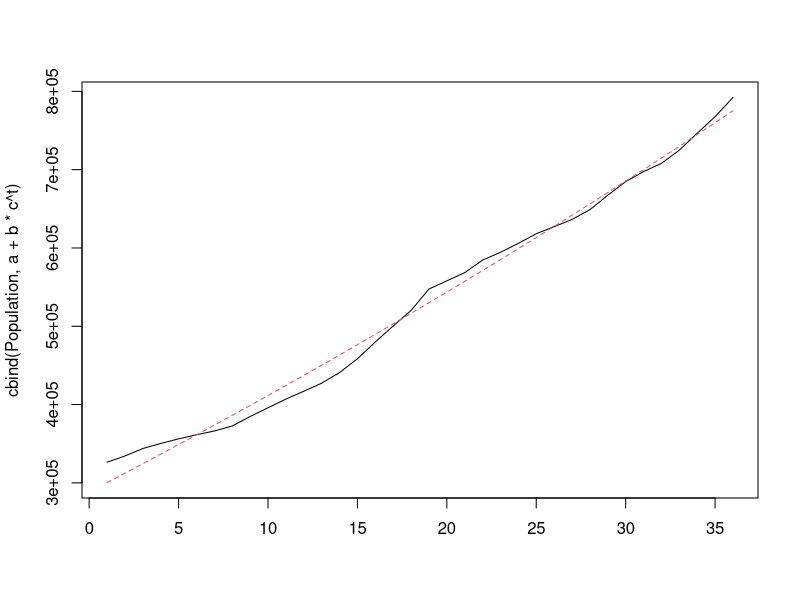

This figure's R source: (Note: this script raises an error after producing the figure.)
rm(list=ls())
year=seq(1951,1988,1);year
Pop=c(304454,316700,326372,334342,343838,350333,356195,361444,366253,372665,384773,395891,407024,417023,427330,440913,458438,479938,500378,520174,547563,558030,568500,584552,594518,605932,618210,627238,636442,648922,667381,684771,697570,708066,724952,746560,767648,792296)
data=data.frame(year,Pop);data

#a. fitting a modified exponential equation
Year=seq(1953,1988,1)
Population=c(326372,334342,343838,350333,356195,361444,366253,372665,384773,395891,407024,417023,427330,440913,458438,479938,500378,520174,547563,558030,568500,584552,594518,605932,618210,627238,636442,648922,667381,684771,697570,708066,724952,746560,767648,792296)
data1=data.frame(Year, Population);data1
S1=sum(Population[1:12]);S1
S2=sum(Population[13:24]);S2
S3=sum(Population[25:36]);S3
D2=S3-S2
D1=S2-S1
D=D2/D1
b=D1*(D^{1/12}-1)/((D^{1/12})*(D-1)^2);b
a=(S1-(D1/(D-1)))/12;a
c=D^{1/12};c
t=seq(1,36,1);t
a+b*c^t
#plot(t,a+b*c^t)
et=Population-a-b*c^t;et
mape=sum(abs(et/Population)*100)/36;mape
matplot(cbind(Population, a+b*c^t),type="l")

#b gompertz curve
rm(list=ls())
Population=c(326372,334342,343838,350333,356195,361444,366253,372665,384773,395891,407024,417023,427330,440913,458438,479938,500378,520174,547563,558030,568500,584552,594518,605932,618210,627238,636442,648922,667381,684771,697570,708066,724952,746560,767648,792296)
Lpop=log(Population)
data2=data.frame(Year, Lpop)
S1=sum(Lpop[1:12]);S1
S2=sum(Lpop[13:24]);S2
S3=sum(Lpop[25:36]);S3
D2=S3-S2
D1=S2-S1
D=D2/D1
b=D1*(D^{1/12}-1)/((D^{1/12})*(D-1)^2);b
B=exp(b);B
a=(S1-(D1/(D-1)))/12;a
A=exp(a);A
C=D^{1/12};c
t=seq(1,36,1);t
fit=A*B^C^t;fit
et=Population-A*B^C^t;et
mape=sum(abs(et/Population)*100)/36;mape
#par(mfrow=c(1,2))
#{
#matplot(cbind(Population, A*B^C^t),type="l")
#matplot(cbind(Population, a+b*c^t),type="l")
#}


#c
rm(list=ls())
Population=c(326372,334342,343838,350333,356195,361444,366253,372665,384773,395891,407024,417023,427330,440913,458438,479938,500378,520174,547563,558030,568500,584552,594518,605932,618210,627238,636442,648922,667381,684771,697570,708066,724952,746560,767648,792296)

xt=1/Population
data2=data.frame(Year, xt)
S1=sum(xt[1:12]);S1
S2=sum(xt[13:24]);S2
S3=sum(xt[25:36]);S3
D2=S3-S2
D1=S2-S1
D=D2/D1
b=D1*(D^{1/12}-1)/((D^{1/12})*(D-1)^2);b
a=(S1-(D1/(D-1)))/12;a
A=1/a;A
c=D^{1/12};c
log(c)
B=log(b)+log(A);B
t=seq(1,36,1);t
mape=sum(abs(et/Population)*100)/36;mape
et=Population-A*B^C^t;et


